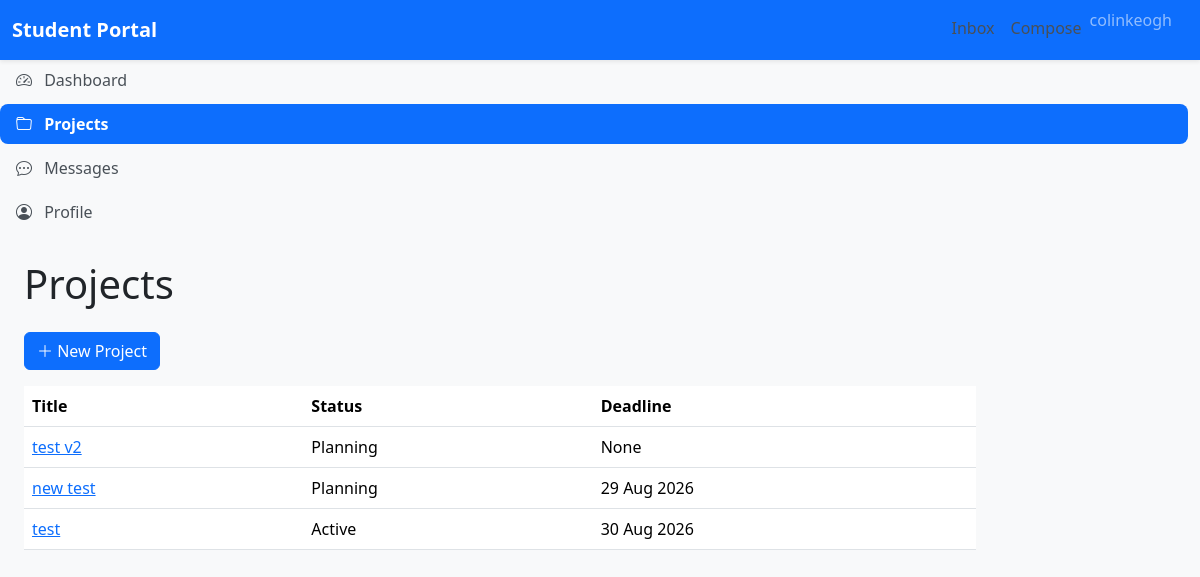
Page /projects/ (signed in) on the committed database.
### accounts/models.py (models this page shows)
class CustomUser(AbstractUser):
    pass

### projects/models.py (models this page shows, shortened)
class Project(models.Model):
    class Status(models.TextChoices):
        PLANNING = 'PL', "Planning"
        ACTIVE = "AC", "Active"
        COMPLETED = "CO", "Completed"
    title = models.CharField(max_length=200)
    description = models.TextField(
        blank=True
    )
    owner = models.ForeignKey(
        settings.AUTH_USER_MODEL,
        on_delete=models.CASCADE,
        related_name="owned_projects",
    )
    status = models.CharField(
        max_length=2,
        choices=Status.choices,
        default=Status.PLANNING,
    )
    deadline = models.DateField(
        null=True,
        blank=True,
    )
    created_at = models.DateTimeField(
        auto_now_add=True,
    )
    class Meta:
        ordering = ["-created_at"]

### projects/views.py (the view)
# urls.py: path("", views.project_list, name="list"),
@login_required
def project_list(request):
    projects = Project.objects.filter(
        owner=request.user,
    ).order_by("-created_at")
    return render(
        request,
        "projects/project_list.html",
        {
            "projects": projects,
        },
    )

### projects/templates/projects/project_list.html (shortened to what this page needs)
{% extends "base.html" %}
{% block content %}
<h1 class="mb-4">
    Projects
</h1>
<div class="mb-3">
    <a href="{% url 'projects:create' %}"
       class="btn btn-primary">
        <i class="bi bi-plus-lg"></i>
        New Project
    </a>
</div>
{% if projects %}
<table class="table table-hover">
    <thead>
        <tr>
            <th>Title</th>
            <th>Status</th>
            <th>Deadline</th>
        </tr>
    </thead>
    <tbody>
        {% for project in projects %}
        <tr>
            <td>
                <a href="{% url 'projects:detail' project.pk %}">
                    {{ project.title }}
                </a>
            </td>
            <td>{{ project.get_status_display }}</td>
            <td>{{ project.deadline }}</td>
        </tr>
        {% endfor %}
    </tbody>
</table>
{% else %}
<div class="alert alert-info">
    No Projects yet.
</div>
{% endif %}
{% endblock %}

### templates/includes/navbar.html (shortened to what this page needs)
<nav class="navbar navbar-expand-lg navbar-dark bg-primary shadow-sm">
    <div class="container-fluid">
        <a class="navbar-brand fw-bold" href="/">
            Student Portal
        </a>
        <div class="collapse navbar-collapse" id="navbarNav">
            <ul class="navbar-nav ms-auto">
                {% if user.is_authenticated %}
                    <li class="nav-item">
                        <a class="nav-link" href="{% url 'messaging:inbox' %}">
                        </a>
                    </li>
                    <li class="nav-item">
                        <a class="nav-link" href="{% url 'messaging:new' %}">
                        </a>
                    </li>
                    <li class="nav-item">
                        <span class="navbar-text me-3">
                            {{ user.username }}
                        </span>
                    </li>
                {% else %}
                    <li class="nav-item">
                        <a class="nav-link" href="{% url 'login' %}">
                            Login
                        </a>
                    </li>
                {% endif %}
            </ul>
        </div>
    </div>
</nav>

### static/css/style.css (style rules this page uses)
body { min-height: 100vh; background-color: #f8f9fa; }
.nav-link { color: #495057; border-radius: 0.5rem; margin-bottom: 0.25rem; transition: all 0.2s ease; }

### rows in the picture
CustomUser: username "colinkeogh"
Project: title "test v2", status "Planning", deadline "None"
Project: title "new test", status "Planning", deadline "29 Aug 2026"
Project: title "test", status "Active", deadline "30 Aug 2026"
